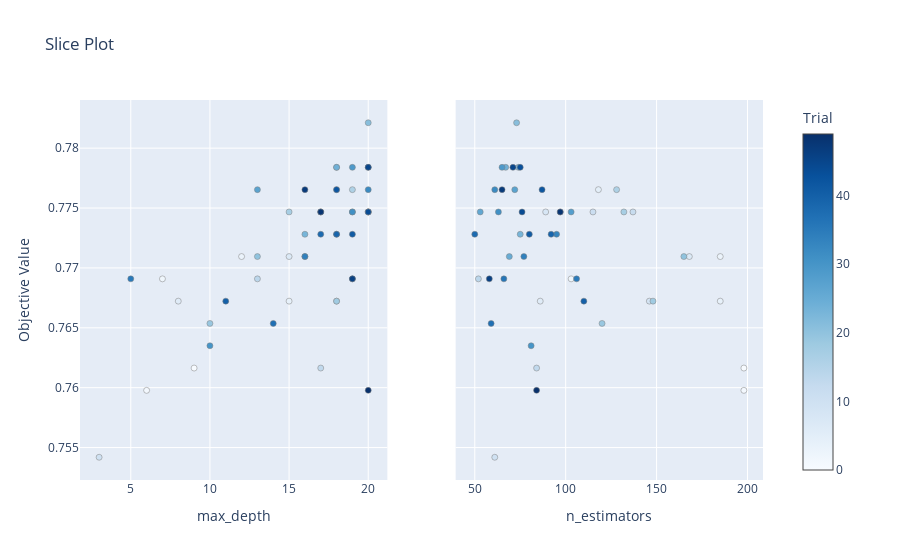

Here is the notebook cell this chart was saved with:
### Code cell
plot_slice(study).show()

### Figure 1 — Plotly figure (JSON) as saved in the notebook; plotly's stock layout.template omitted (floating-point values rounded to 4 significant figures)
{"data": [{"marker": {"color": [0, 1, 2, 3, 4, 5, 6, 7, 8, 9, 10, 11, 12, 13, 14, 15, 16, 17, 18, 19, 20, 21, 22, 23, 24, 25, 26, 27, 28, 29, 30, 31, 32, 33, 34, 35, 36, 37, 38, 39, 40, 41, 42, 43, 44, 45, 46, 47, 48, 49], "colorbar": {"title": {"text": "Trial"}, "x": 1, "xpad": 40}, "colorscale": [[0, "rgb(247,251,255)"], [0.125, "rgb(222,235,247)"], [0.25, "rgb(198,219,239)"], [0.375, "rgb(158,202,225)"], [0.5, "rgb(107,174,214)"], [0.625, "rgb(66,146,198)"], [0.75, "rgb(33,113,181)"], [0.875, "rgb(8,81,156)"], [1, "rgb(8,48,107)"]], "line": {"color": "Grey", "width": 0.5}, "showscale": true}, "mode": "markers", "name": "Feasible Trial", "showlegend": false, "type": "scatter", "x": [9, 6, 7, 12, 15, 18, 8, 15, 20, 18, 3, 20, 20, 17, 13, 17, 19, 15, 18, 10, 13, 20, 18, 16, 18, 16, 19, 13, 17, 19, 10, 19, 20, 18, 16, 5, 19, 14, 17, 18, 11, 19, 18, 20, 20, 20, 19, 16, 17, 20], "xaxis": "x", "y": [0.7616, 0.7598, 0.7691, 0.7709, 0.7672, 0.7765, 0.7672, 0.7709, 0.7747, 0.7672, 0.7542, 0.7747, 0.7747, 0.7616, 0.7691, 0.7747, 0.7765, 0.7747, 0.7672, 0.7654, 0.7709, 0.7821, 0.7784, 0.7728, 0.7784, 0.7709, 0.7747, 0.7765, 0.7747, 0.7784, 0.7635, 0.7747, 0.7765, 0.7728, 0.7709, 0.7691, 0.7691, 0.7654, 0.7728, 0.7728, 0.7672, 0.7728, 0.7765, 0.7784, 0.7747, 0.7784, 0.7691, 0.7765, 0.7747, 0.7598], "yaxis": "y"}, {"marker": {"color": [0, 1, 2, 3, 4, 5, 6, 7, 8, 9, 10, 11, 12, 13, 14, 15, 16, 17, 18, 19, 20, 21, 22, 23, 24, 25, 26, 27, 28, 29, 30, 31, 32, 33, 34, 35, 36, 37, 38, 39, 40, 41, 42, 43, 44, 45, 46, 47, 48, 49], "colorbar": {"title": {"text": "Trial"}, "x": 1, "xpad": 40}, "colorscale": [[0, "rgb(247,251,255)"], [0.125, "rgb(222,235,247)"], [0.25, "rgb(198,219,239)"], [0.375, "rgb(158,202,225)"], [0.5, "rgb(107,174,214)"], [0.625, "rgb(66,146,198)"], [0.75, "rgb(33,113,181)"], [0.875, "rgb(8,81,156)"], [1, "rgb(8,48,107)"]], "line": {"color": "Grey", "width": 0.5}, "showscale": false}, "mode": "markers", "name": "Feasible Trial", "showlegend": false, "type": "scatter", "x": [198, 198, 103, 185, 185, 118, 86, 168, 89, 146, 61, 115, 137, 84, 52, 97, 128, 132, 148, 120, 165, 73, 74, 75, 67, 69, 53, 72, 103, 65, 81, 63, 61, 95, 77, 106, 66, 59, 50, 92, 110, 80, 87, 75, 76, 71, 58, 65, 97, 84], "xaxis": "x2", "y": [0.7616, 0.7598, 0.7691, 0.7709, 0.7672, 0.7765, 0.7672, 0.7709, 0.7747, 0.7672, 0.7542, 0.7747, 0.7747, 0.7616, 0.7691, 0.7747, 0.7765, 0.7747, 0.7672, 0.7654, 0.7709, 0.7821, 0.7784, 0.7728, 0.7784, 0.7709, 0.7747, 0.7765, 0.7747, 0.7784, 0.7635, 0.7747, 0.7765, 0.7728, 0.7709, 0.7691, 0.7691, 0.7654, 0.7728, 0.7728, 0.7672, 0.7728, 0.7765, 0.7784, 0.7747, 0.7784, 0.7691, 0.7765, 0.7747, 0.7598], "yaxis": "y2"}], "layout": {"title": {"text": "Slice Plot"}, "xaxis": {"anchor": "y", "domain": [0, 0.45], "title": {"text": "max_depth"}}, "xaxis2": {"anchor": "y2", "domain": [0.55, 1], "title": {"text": "n_estimators"}}, "yaxis": {"anchor": "x", "domain": [0, 1], "title": {"text": "Objective Value"}}, "yaxis2": {"anchor": "x2", "domain": [0, 1], "matches": "y", "showticklabels": false}}}
